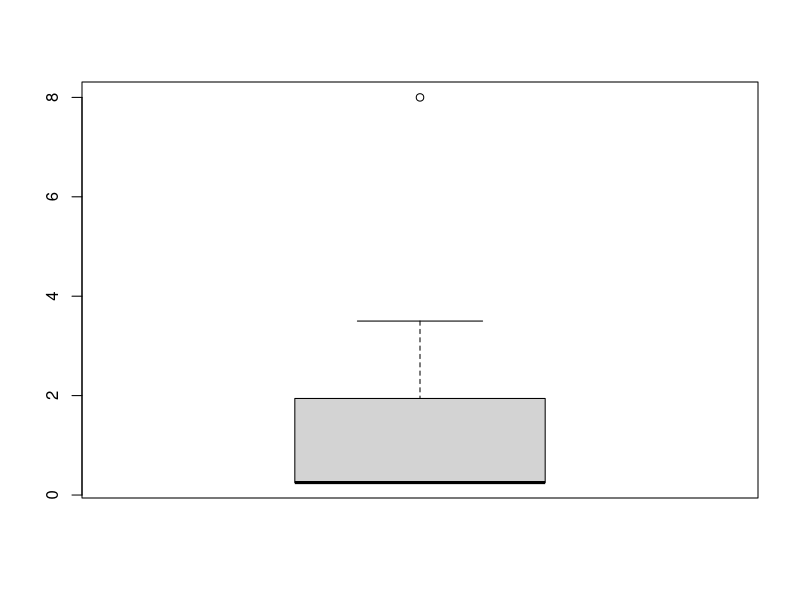
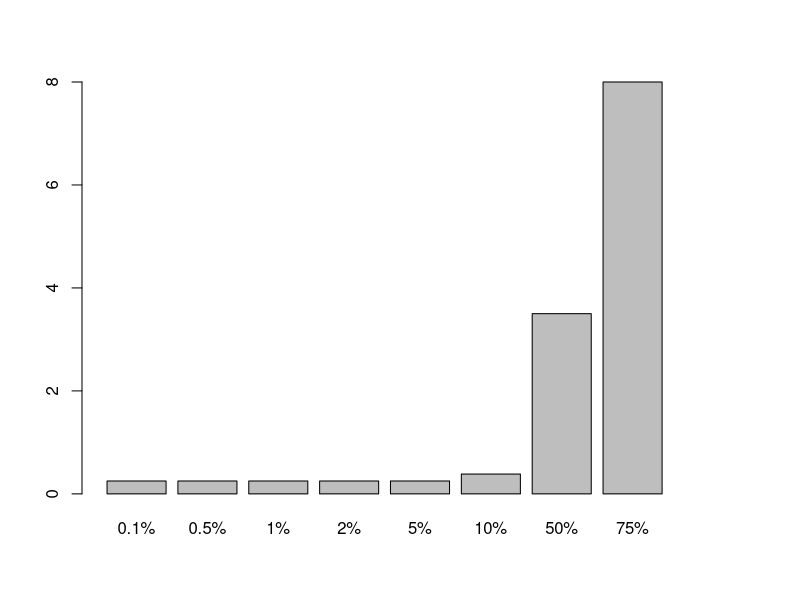

Generate these figures, in order, with R: (Note: this script raises an error after producing the figures.)
## ---- chunk 1
knitr::opts_chunk$set(echo = TRUE)
library(knitr)
library("gplots")
## ---- chunk 2
data = read.table("data.txt", header=TRUE, sep=",")
participant2SurfPad=subset(data,Participant==2 & Technique=="SurfPad")
mean(participant2SurfPad[,"Time"])
techniques=unique(data$Technique)
participants = unique(data$Participant)
## ---- chunk 3
  v = c(12, .4, 5, 2, 50, 8, 3, 1, 4, .25, 12, .4, 5, 2, 50, 8, 3, 1, 4, .25)
  x <- quantile(v,  probs = c(0.1, 0.5, 1, 2, 5, 10, 50, 75, NA)/100)
  boxplot(x)
  barplot(x)
## ---- chunk 4
 noErr <- subset(data, Err == 0)
 print(noErr)
## ---- chunk 5
  library(gplots)
  data = read.table("data.txt", header=TRUE, sep=",")
  techniques=unique(data$Technique)
  participants = unique(data$Participant)

  tempParticipants = c(1:length(techniques));
  for(t in 1:length(techniques)){
    technique <- techniques[t]
    for(p in 1:length(participants)){
      participant2SurfPad=subset(data,Participant == p & Technique == technique)
      isErr <- mean(participant2SurfPad[,"Err"])
      if(isErr == 0){
        tmp <- mean(participant2SurfPad[,"Time"])
        tempParticipants[t] = tempParticipants[t] + tmp
      }    
  }
    tempParticipants[t] = tempParticipants[t] / length(participants)
  }
  barplot2(tempParticipants, plot.ci = TRUE, 
         ci.l = 0, ci.u = 95,col = 2:3)
## ---- chunk 6
  ci(noErr, confidence=0.95)
